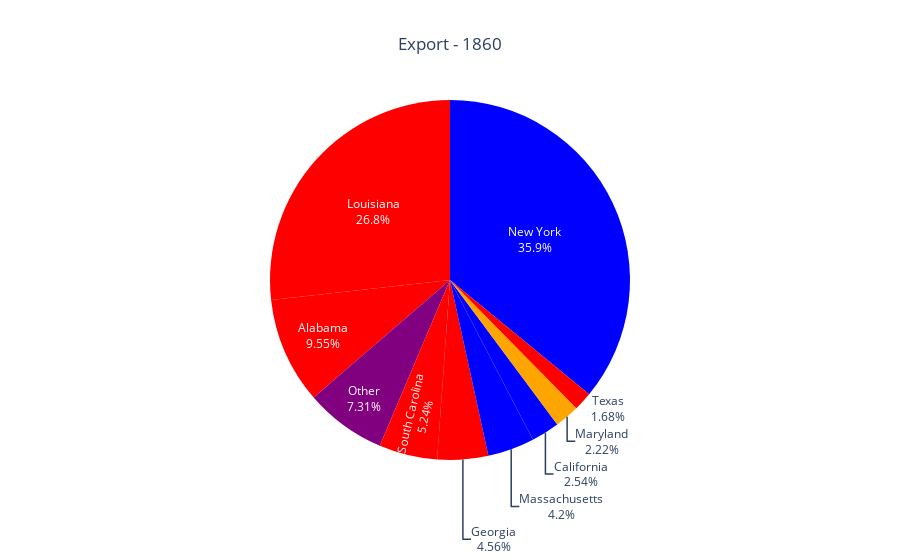

The notebook cell this image was saved under:
### Code cell
# Export only

draw_pie(port_data_exp, 'State', 'Exports_Perc', 'Export - 1860').show()

### Figure 1 — Plotly figure (JSON) as saved in the notebook; plotly's stock layout.template omitted (floating-point values rounded to 4 significant figures)
{"data": [{"customdata": [["USA Free"], ["CSA Slave"], ["CSA Slave"], ["CSA Slave"], ["CSA Slave"], ["USA Free"], ["USA Free"], ["USA Slave"], ["CSA Slave"], ["Undet"]], "domain": {"x": [0, 1], "y": [0, 1]}, "hovertemplate": "State=%{label}<br>Exports_Perc=%{value}<br>color=%{customdata[0]}<extra></extra>", "labels": ["New York", "Louisiana", "Alabama", "South Carolina", "Georgia", "Massachusetts", "California", "Maryland", "Texas", "Other"], "legendgroup": "", "marker": {"colors": ["blue", "red", "red", "red", "red", "blue", "blue", "orange", "red", "purple"]}, "name": "", "showlegend": true, "textinfo": "percent+label", "textposition": ["inside", "inside", "inside", "inside", "outside", "outside", "outside", "outside", "outside", "inside"], "type": "pie", "values": [0.3594, 0.2677, 0.09548, 0.05236, 0.04564, 0.04198, 0.02542, 0.02223, 0.01675, 0.07306]}], "layout": {"legend": {"tracegroupgap": 0}, "showlegend": false, "title": {"text": "Export - 1860", "x": 0.5}}}
